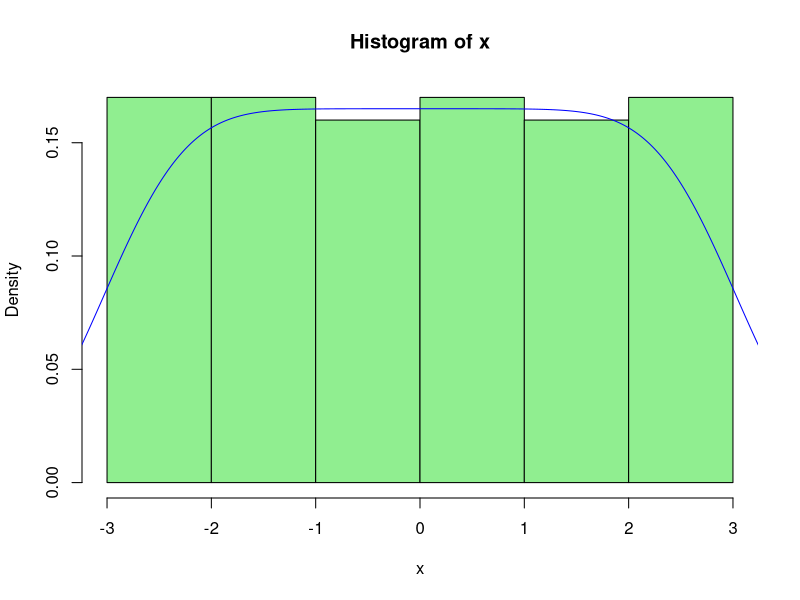
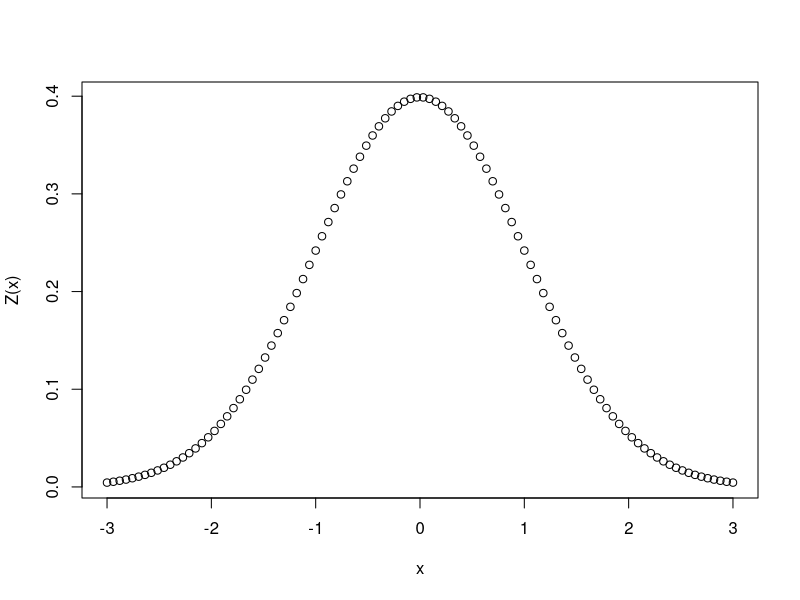
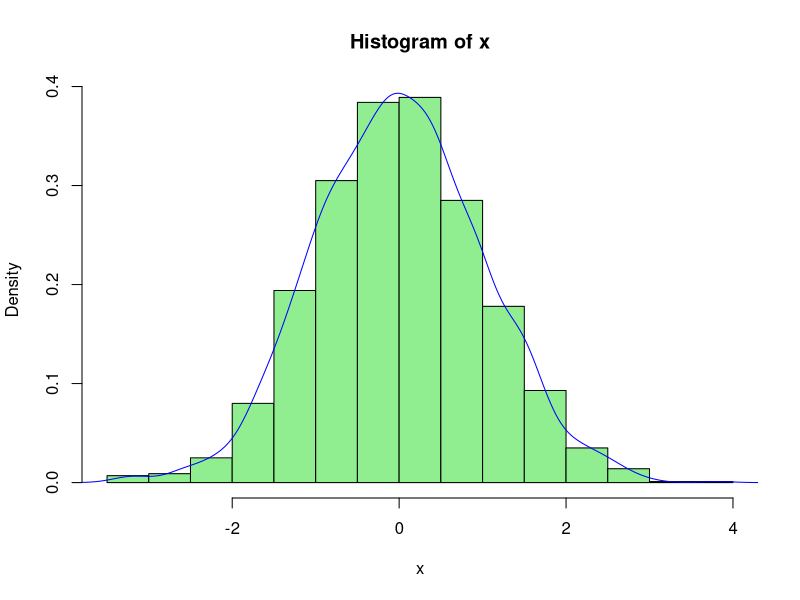
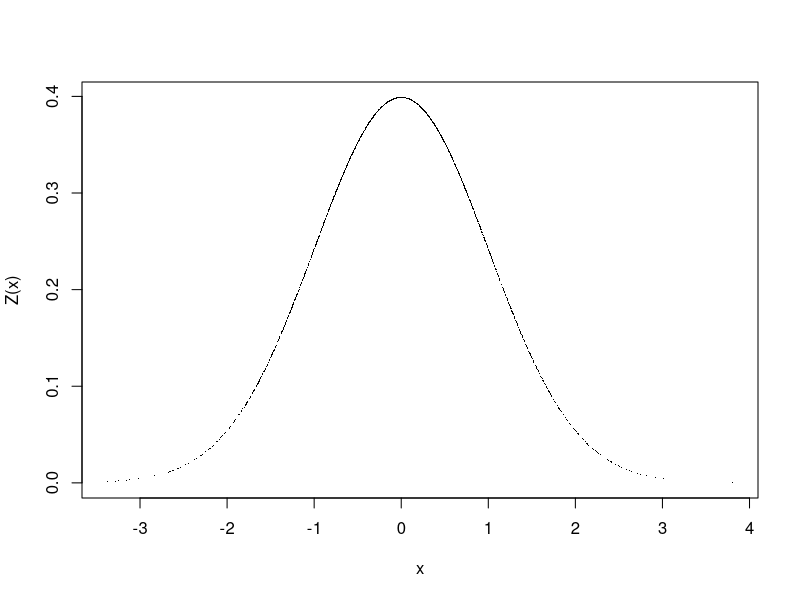
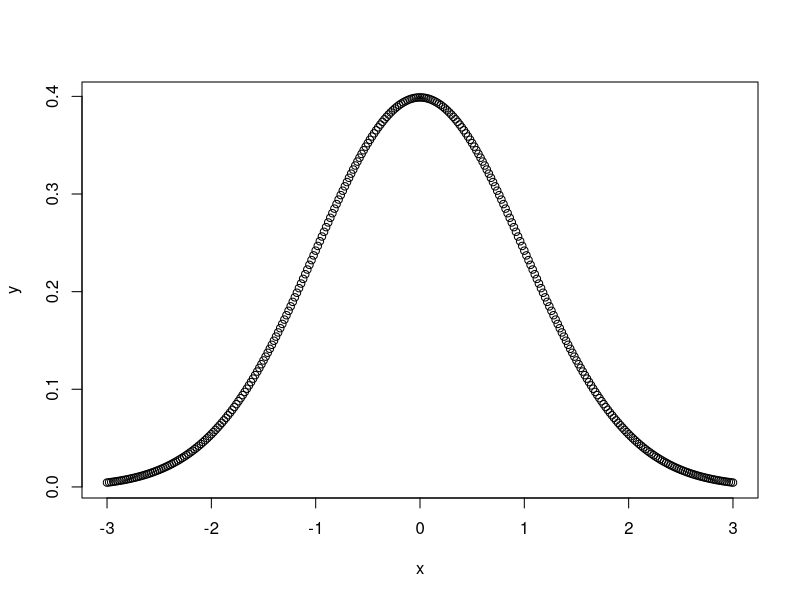
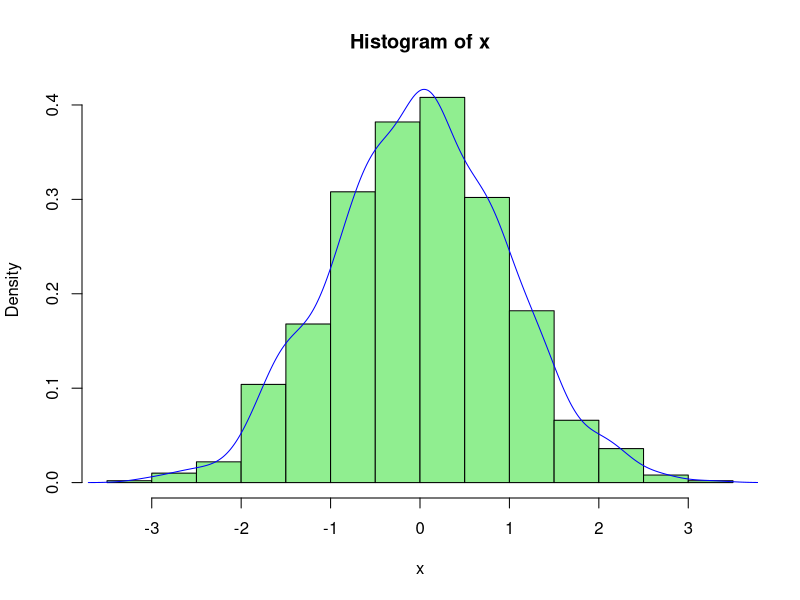
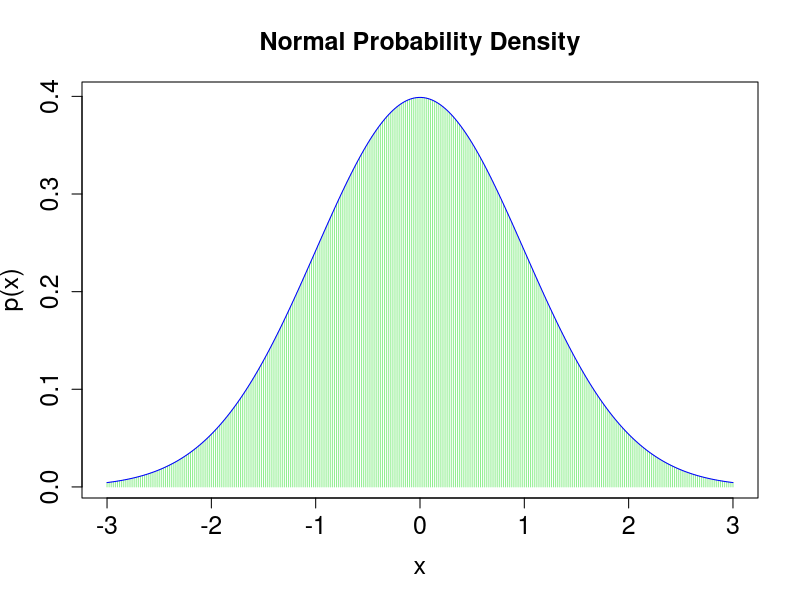

Here is the R script that generated these plots, in order:
#
#
########### Generating a Normal Curve ###########
#

Z <- function(x){(1/sqrt(2*pi))*(exp(x^2/-2))}
Z

#################################################

n <- 100
x <- seq(-3, 3, length = n)
hist(x, col = "lightgreen", prob = TRUE)
lines(density(x), col = "blue")

plot(x,Z(x))
sum(Z(x)/sum(Z(x)))

#################################################

n <- 2000
x <- rnorm(n)
hist(x, col = "lightgreen", prob = TRUE)
lines(density(x), col = "blue")

plot(x,Z(x), pch = ".")
sum(Z(x)/sum(Z(x)))

rm(n, x, Z); ls()

#################################################

norm.fun <- function(x){
  ( 1/(1*sqrt(2*pi)) ) * exp( -.5*((x - 0)/1)^2 )
  }

x <- seq(-3, 3, by = .02)
head(x)
length(x)

norm.fun(x = x[1])
norm.fun(x = x[2])

y <- norm.fun(x)
plot(x,y)

rm(x,y,norm.fun); ls()

#################################################

x <- rnorm(1000)
y <- density(x)
head(y$y, 25)

hist(x, prob = T, col = "lightgreen")
lines(density(x), col = "blue")

rm(x, y); ls()

#################################################

mu <- 0
sigma <- 1
xlow <- mu - 3*sigma
xhigh <- mu + 3*sigma
dx <- .02
x <- seq(xlow, xhigh, by = dx)
y <- (1/(sigma*sqrt(2*pi))) * exp(-.5 * ((x - mu)/sigma)^2)
plot(x,y, col = "lightgreen", type = "h", lwd = 1, cex.axis = 1.5,
     xlab = "x", ylab = "p(x)", cex.lab = 1.5,
     main = "Normal Probability Density", cex.main = 1.5)
lines(x,y, col = "blue")

rm(dx, mu, sigma, x, xhigh, xlow, y); ls()


# End
